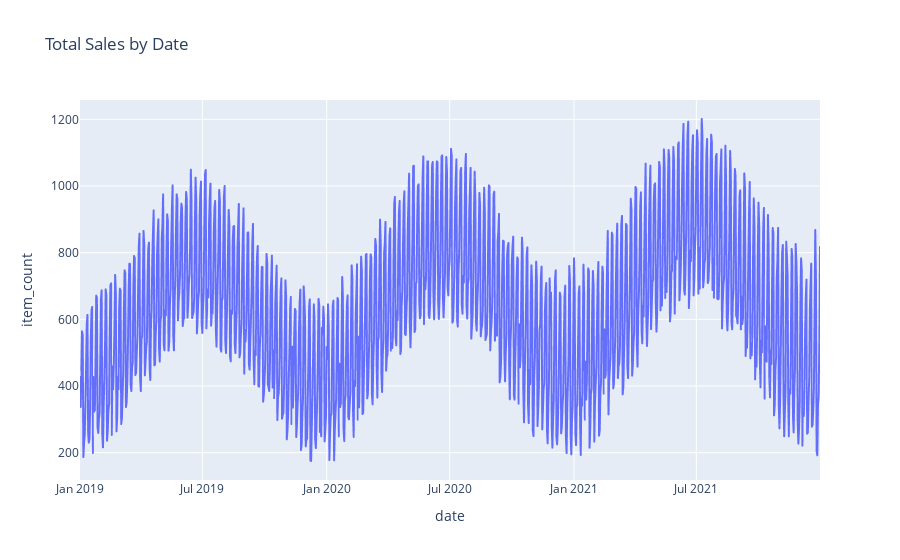

This figure's notebook cell:
### Markdown cell above
Begin by producing a line graph of all sales over the provided 2-year timespan.

### Code cell
import plotly.express as px

df_plot = df_sales[['date','item_count']].groupby(['date']).sum().reset_index()
fig = px.line(df_plot, x="date", y="item_count", title='Total Sales by Date')
fig.show()

### Figure 1 — Plotly figure (JSON) as saved in the notebook; plotly's stock layout.template omitted (floating-point values rounded to 4 significant figures; data arrays with more than 128 entries replaced by an {"elided": "..."} marker saying what was removed)
{"data": [{"hovertemplate": "date=%{x}<br>item_count=%{y}<extra></extra>", "legendgroup": "", "line": {"color": "#636efa", "dash": "solid"}, "marker": {"symbol": "circle"}, "mode": "lines", "name": "", "showlegend": false, "type": "scattergl", "x": {"elided": "1096 str values"}, "xaxis": "x", "y": {"elided": "1096 int values"}, "yaxis": "y"}], "layout": {"legend": {"tracegroupgap": 0}, "title": {"text": "Total Sales by Date"}, "xaxis": {"anchor": "y", "domain": [0, 1], "title": {"text": "date"}}, "yaxis": {"anchor": "x", "domain": [0, 1], "title": {"text": "item_count"}}}}
